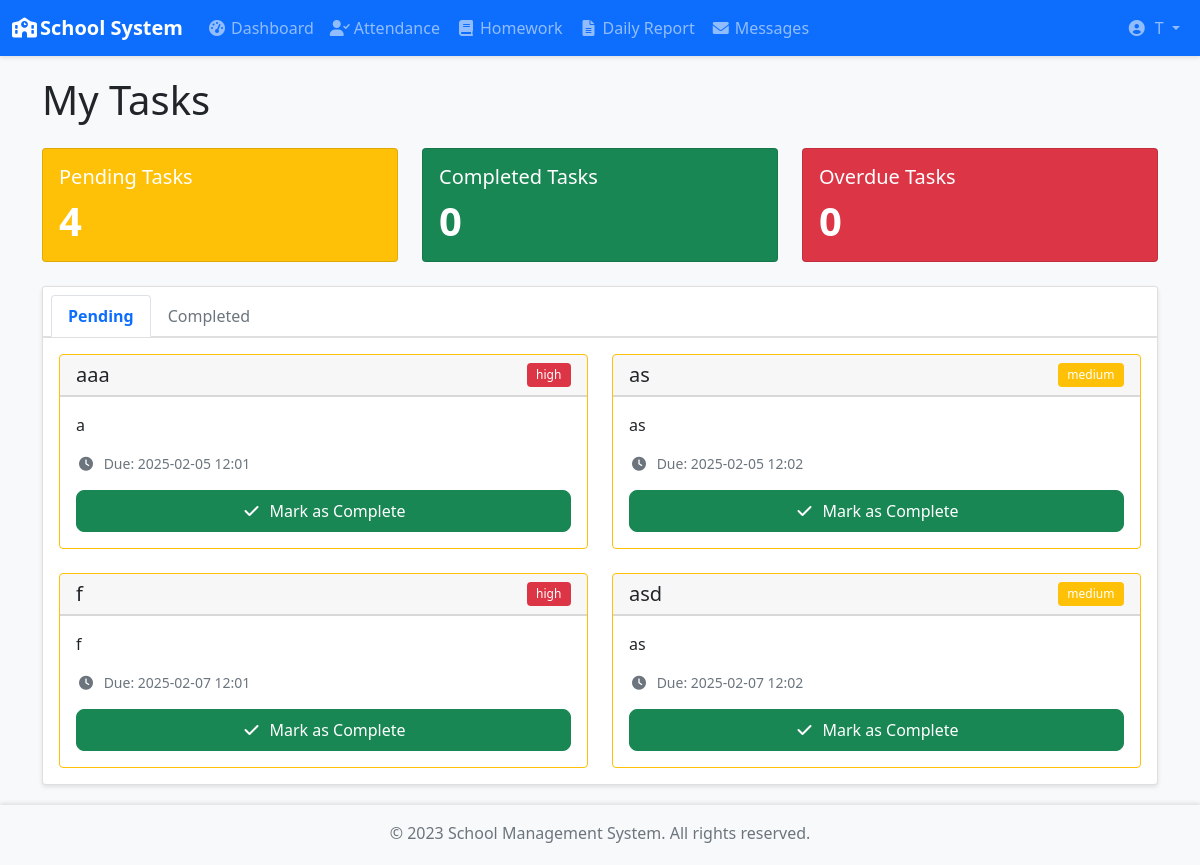
/teacher/tasks (signed in), run on the app's committed database.
### app/models/user.py (models this page shows, shortened)
class User(UserMixin, db.Model):
    id = db.Column(db.Integer, primary_key=True)
    username = db.Column(db.String(64), unique=True, nullable=False)
    email = db.Column(db.String(120), unique=True, nullable=False)
    password_hash = db.Column(db.String(128))
    role = db.Column(db.String(20), nullable=False)  # 'admin', 'teacher', 'student'
    created_at = db.Column(db.DateTime, default=datetime.utcnow)
    is_active = db.Column(db.Boolean, default=True)
    first_name = db.Column(db.String(64))
    last_name = db.Column(db.String(64))

### app/models/TeacherTask.py (models this page shows)
class TeacherTask(db.Model):
    id = db.Column(db.Integer, primary_key=True)
    title = db.Column(db.String(100), nullable=False)
    description = db.Column(db.Text, nullable=False)
    assigned_to = db.Column(db.Integer, db.ForeignKey('user.id'), nullable=False)
    assigned_by = db.Column(db.Integer, db.ForeignKey('user.id'), nullable=False)
    due_date = db.Column(db.DateTime, nullable=False)
    created_at = db.Column(db.DateTime, default=datetime.utcnow)
    completed_at = db.Column(db.DateTime)
    status = db.Column(db.String(20), default='pending')  # pending, completed
    completion_notes = db.Column(db.Text)
    completion_image = db.Column(db.String(255))
    priority = db.Column(db.String(20), default='medium')  # low, medium, high
    task_file = db.Column(db.String(255))  # Add this line in TeacherTask model
    assignee = db.relationship('User', foreign_keys=[assigned_to], backref='assigned_tasks')
    assigner = db.relationship('User', foreign_keys=[assigned_by], backref='created_tasks')

### app/blueprints/teacher.py (the view)
@teacher.route('/teacher/tasks')
@login_required
@teacher_required
def view_tasks():
    print("#"*30)
    tasks = TeacherTask.query.filter_by(assigned_to=current_user.id)\
        .order_by(TeacherTask.due_date.asc()).all()
    return render_template('teacher/tasks.html', tasks=tasks, now=datetime.utcnow() )

### app/blueprints/teacher.py (called while the page is built)
def teacher_required(f):
    @wraps(f)
    def decorated_function(*args, **kwargs):
        if not current_user.is_authenticated or current_user.role != 'teacher':
            flash('You need to be a teacher to access this page.', 'danger')
            return redirect(url_for('auth.login'))
        return f(*args, **kwargs)
    return decorated_function

### app/templates/teacher/tasks.html (shortened to what this page needs)
{% extends "base.html" %}
{% block content %}
<div class="container">
    <h1 class="mb-4">My Tasks</h1>
    <div class="row row-cols-1 row-cols-md-3 g-4 mb-4">
        <div class="col">
            <div class="card bg-warning text-white h-100">
                <div class="card-body">
                    <h5 class="card-title">Pending Tasks</h5>
                    <p class="display-4 mb-0">{{ tasks|selectattr('status', 'equalto', 'pending')|list|length }}</p>
                </div>
            </div>
        </div>
        <div class="col">
            <div class="card bg-success text-white h-100">
                <div class="card-body">
                    <h5 class="card-title">Completed Tasks</h5>
                    <p class="display-4 mb-0">{{ tasks|selectattr('status', 'equalto', 'completed')|list|length }}</p>
                </div>
            </div>
        </div>
        <div class="col">
            <div class="card bg-danger text-white h-100">
                <div class="card-body">
                    <h5 class="card-title">Overdue Tasks</h5>
                    <p class="display-4 mb-0">{{ tasks|selectattr('status', 'equalto', 'pending')|selectattr('due_date', 'le', now)|list|length }}</p>
                </div>
            </div>
        </div>
    </div>
    <div class="card shadow-sm">
        <div class="card-header bg-white">
            <ul class="nav nav-tabs card-header-tabs">
                <li class="nav-item">
                    <a class="nav-link active" data-bs-toggle="tab" href="#pending">Pending</a>
                </li>
                <li class="nav-item">
                    <a class="nav-link" data-bs-toggle="tab" href="#completed">Completed</a>
                </li>
            </ul>
        </div>
        <div class="card-body">
            <div class="tab-content">
                <div class="tab-pane fade show active" id="pending">
                    {% set pending_tasks = tasks|selectattr('status', 'equalto', 'pending')|list %}
                    {% if pending_tasks %}
                        <div class="row row-cols-1 row-cols-md-2 g-4">
                            {% for task in pending_tasks %}
                            <div class="col">
                                <div class="card h-100 border-{% if task.due_date <= now %}danger{% else %}warning{% endif %} transition-card">
                                    <div class="card-header d-flex justify-content-between align-items-center">
                                        <h5 class="card-title mb-0">{{ task.title }}</h5>
                                        <span class="badge bg-{{ {
                                            'high': 'danger',
                                            'medium': 'warning',
                                            'low': 'info'
                                        }[task.priority] }}">{{ task.priority }}</span>
                                    </div>
                                    <div class="card-body">
                                        <p class="card-text">{{ task.description }}</p>
                                        <div class="text-muted small mb-3">
                                            <i class="fas fa-clock me-1"></i>
                                            Due: {{ task.due_date.strftime('%Y-%m-%d %H:%M') }}
                                        </div>
                                        <button class="btn btn-success w-100"
                                                data-bs-toggle="modal"
                                                data-bs-target="#completeTaskModal"
                                                data-task-id="{{ task.id }}"
                                                data-task-title="{{ task.title }}">
                                            <i class="fas fa-check me-2"></i>Mark as Complete
                                        </button>
                                    </div>
                                </div>
                            </div>
                            {% endfor %}
                        </div>
                    {% else %}
                        <div class="text-center py-5 text-muted">
                            <i class="fas fa-check-circle fa-3x mb-3"></i>
                            <p class="mb-0">No pending tasks!</p>
                        </div>
                    {% endif %}
                </div>
                    {% set completed_tasks = tasks|selectattr('status', 'equalto', 'completed')|list %}
            </div>
        </div>
    </div>
</div>
{% endblock %}

### app/templates/base.html (shortened to what this page needs)
<!DOCTYPE html>
<html lang="en">
<head>
    <link href="https://cdn.jsdelivr.net/npm/bootstrap@5.1.3/dist/css/bootstrap.min.css" rel="stylesheet">
    <link rel="stylesheet" href="https://cdnjs.cloudflare.com/ajax/libs/font-awesome/6.0.0/css/all.min.css">
    <link rel="stylesheet" href="{{ url_for('static', filename='css/base.css') }}">
    {% if current_user.is_authenticated %}
        {% if current_user.role == 'admin' %}
            <link rel="stylesheet" href="{{ url_for('static', filename='css/admin.css') }}">
        {% elif current_user.role == 'teacher' %}
            <link rel="stylesheet" href="{{ url_for('static', filename='css/teacher.css') }}">
        {% elif current_user.role == 'student' %}
            <link rel="stylesheet" href="{{ url_for('static', filename='css/student.css') }}">
        {% endif %}
    {% endif %}
</head>
<body>
    <nav class="navbar navbar-expand-lg navbar-dark bg-primary fixed-top">
        <div class="container-fluid">
            <a class="navbar-brand" href="#">
                <i class="fas fa-school me-2"></i>School System
            </a>
            <div class="collapse navbar-collapse" id="navbarNav">
                {% if current_user.is_authenticated %}
                    {% if current_user.role == 'admin' %}
                        <ul class="navbar-nav me-auto">
                            <li class="nav-item">
                                <a class="nav-link {% if request.endpoint == 'admin.dashboard' %}active{% endif %}"
                                   href="{{ url_for('admin.dashboard') }}">
                                    <i class="fas fa-tachometer-alt me-1"></i>Dashboard
                                </a>
                            </li>
                            <li class="nav-item">
                                <a class="nav-link {% if request.endpoint == 'admin.reports' %}active{% endif %}"
                                   href="{{ url_for('admin.view_reports') }}">
                                    <i class="fas fa-file-alt me-1"></i>Reports
                                </a>
                            </li>
                            <li class="nav-item">
                                <a class="nav-link {% if request.endpoint == 'admin.assignments' %}active{% endif %}"
                                   href="{{ url_for('admin.assignments') }}">
                                    <i class="fas fa-tasks me-1"></i>Assignments
                                </a>
                            </li>
                            <li class="nav-item">
                                <a class="nav-link {% if request.endpoint == 'admin.messages' %}active{% endif %}"
                                   href="{{ url_for('admin.messages') }}">
                                    <i class="fas fa-envelope me-1"></i>Messages
                                </a>
                            <li class="nav-item">
                               <a class="nav-link {% if request.endpoint == 'admin.view_attendance' %}active{% endif %}"
                               href="{{ url_for('admin.view_attendance') }}">
                                <i class="fas fa-user-check me-1"></i>Attendance
                                </a>
                            </li>
                                </li>
                        </ul>
                    {% elif current_user.role == 'teacher' %}
                        <ul class="navbar-nav me-auto">
                            <li class="nav-item">
                                <a class="nav-link {% if request.endpoint == 'teacher.dashboard' %}active{% endif %}"
                                   href="{{ url_for('teacher.dashboard') }}">
                                    <i class="fas fa-tachometer-alt me-1"></i>Dashboard
                                </a>
                            </li>
                            <li class="nav-item">
                                <a class="nav-link {% if request.endpoint == 'teacher.attendance' %}active{% endif %}"
                                   href="{{ url_for('teacher.attendance') }}">
                                    <i class="fas fa-user-check me-1"></i>Attendance
                                </a>
                            </li>
                            <li class="nav-item">
                                <a class="nav-link {% if request.endpoint == 'teacher.homework' %}active{% endif %}"
                                   href="{{ url_for('teacher.homework') }}">
                                    <i class="fas fa-book me-1"></i>Homework
                                </a>
                            </li>
                            <li class="nav-item">
                                <a class="nav-link {% if request.endpoint == 'teacher.daily_report' %}active{% endif %}"
                                   href="{{ url_for('teacher.daily_report') }}">
                                    <i class="fas fa-file-alt me-1"></i>Daily Report
                                </a>
                            </li>
                            <li class="nav-item">
                                <a class="nav-link {% if request.endpoint == 'teacher.messages' %}active{% endif %}"
                                   href="{{ url_for('teacher.messages') }}">
                                    <i class="fas fa-envelope me-1"></i>Messages
                                </a>
                            </li>
                        </ul>
                    {% endif %}
                    <ul class="navbar-nav ms-auto">
                        <li class="nav-item dropdown">
                            <a class="nav-link dropdown-toggle" href="#" id="navbarDropdown"
                               data-bs-toggle="dropdown">
                                <i class="fas fa-user-circle me-1"></i>
                                {{ current_user.first_name }}
                            </a>
                        </li>
                    </ul>
                {% endif %}
            </div>
        </div>
    </nav>
    <main class="content-wrapper">
        {% block content %}{% endblock %}
    </main>
    <footer class="footer mt-auto py-3 bg-light">
        <div class="container text-center">
            <span class="text-muted">© 2023 School Management System. All rights reserved.</span>
        </div>
    </footer>
</body>
</html>

### app/static/css/base.css (style rules this page uses)
:root { --navbar-height: 56px; --footer-height: 60px; }
body { min-height: 100vh; display: flex; flex-direction: column; padding-top: var(--navbar-height); }
.content-wrapper { flex: 1; padding: 20px; background-color: #f8f9fa; }
.navbar { box-shadow: 0 2px 4px rgba(0,0,0,0.1); }
.navbar-brand { font-weight: 600; }
.nav-link { padding: 0.5rem 1rem; transition: color 0.2s; }
.nav-link.active { font-weight: 600; }
.footer { box-shadow: 0 -2px 4px rgba(0,0,0,0.1); height: var(--footer-height); }
.shadow-sm { box-shadow: 0 2px 4px rgba(0,0,0,0.1) !important; }
.fas { width: 20px; text-align: center; }

### app/static/css/teacher.css (style rules this page uses)
.btn { border-radius: 8px; padding: 8px 16px; }

### app/templates/teacher/tasks.html (style rules this page uses)
.transition-card { transition: transform 0.3s ease-in-out, box-shadow 0.3s ease-in-out; }
.card-header { border-bottom: 2px solid rgba(0,0,0,.125); }
.nav-tabs .nav-link { color: #6c757d; font-weight: 500; }
.nav-tabs .nav-link.active { color: #0d6efd; font-weight: 600; }
.badge { font-weight: 500; padding: 0.5em 0.8em; }
.display-4 { font-size: 2.5rem; font-weight: 600; }

### data on the page
User: first_name "T"
TeacherTask: title "aaa", priority "high", description "a", due_date "2025-02-05 12:01"
TeacherTask: title "as", priority "medium", description "as", due_date "2025-02-05 12:02"
TeacherTask: title "f", priority "high", description "f", due_date "2025-02-07 12:01"
TeacherTask: title "asd", priority "medium", description "as", due_date "2025-02-07 12:02"

### other printed values
{{ tasks|selectattr('status', 'equalto', 'pending')|list|length }} "4"
{{ tasks|selectattr('status', 'equalto', 'completed')|list|length }} "0"
